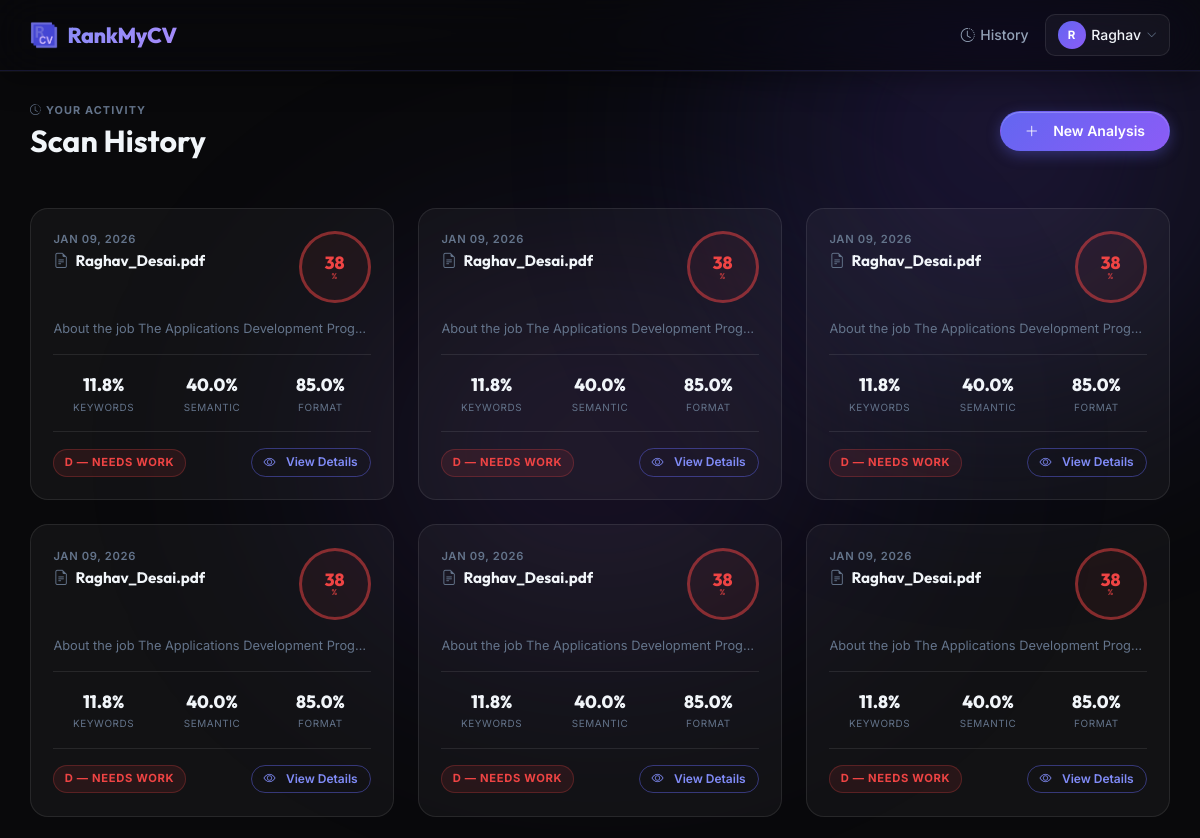
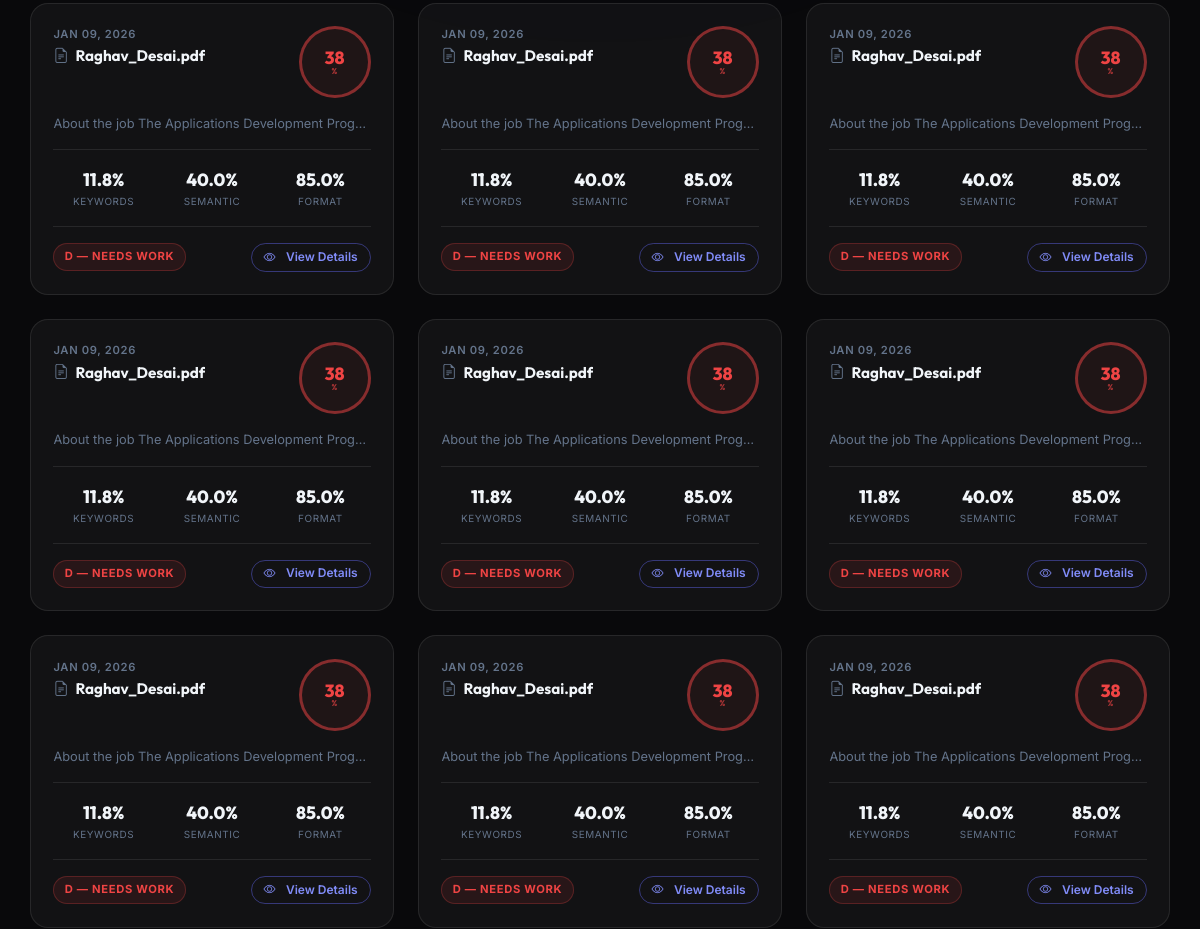
Before: /history/ (signed in, upper part) with the older database file (2 pictures, top to bottom).
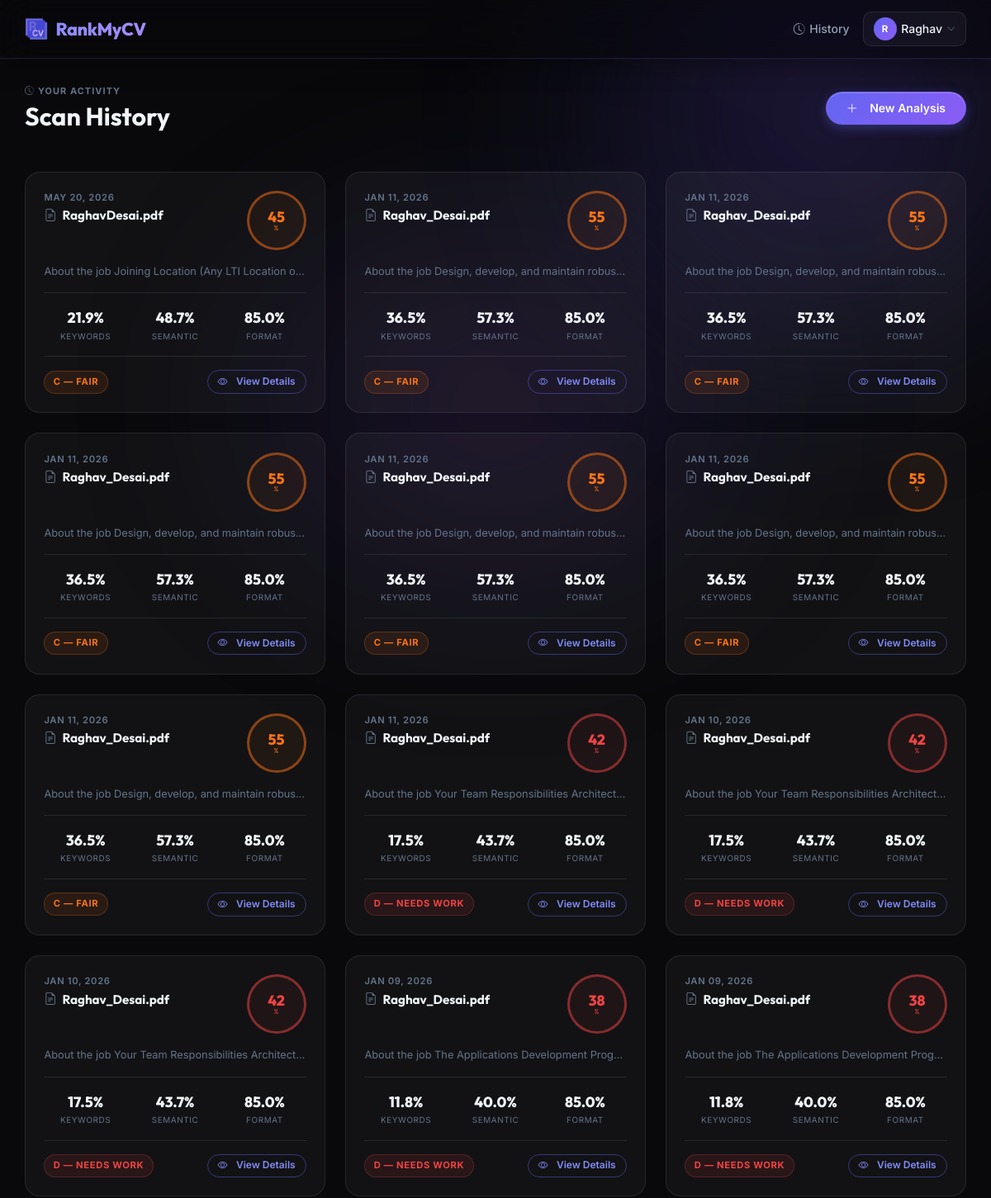
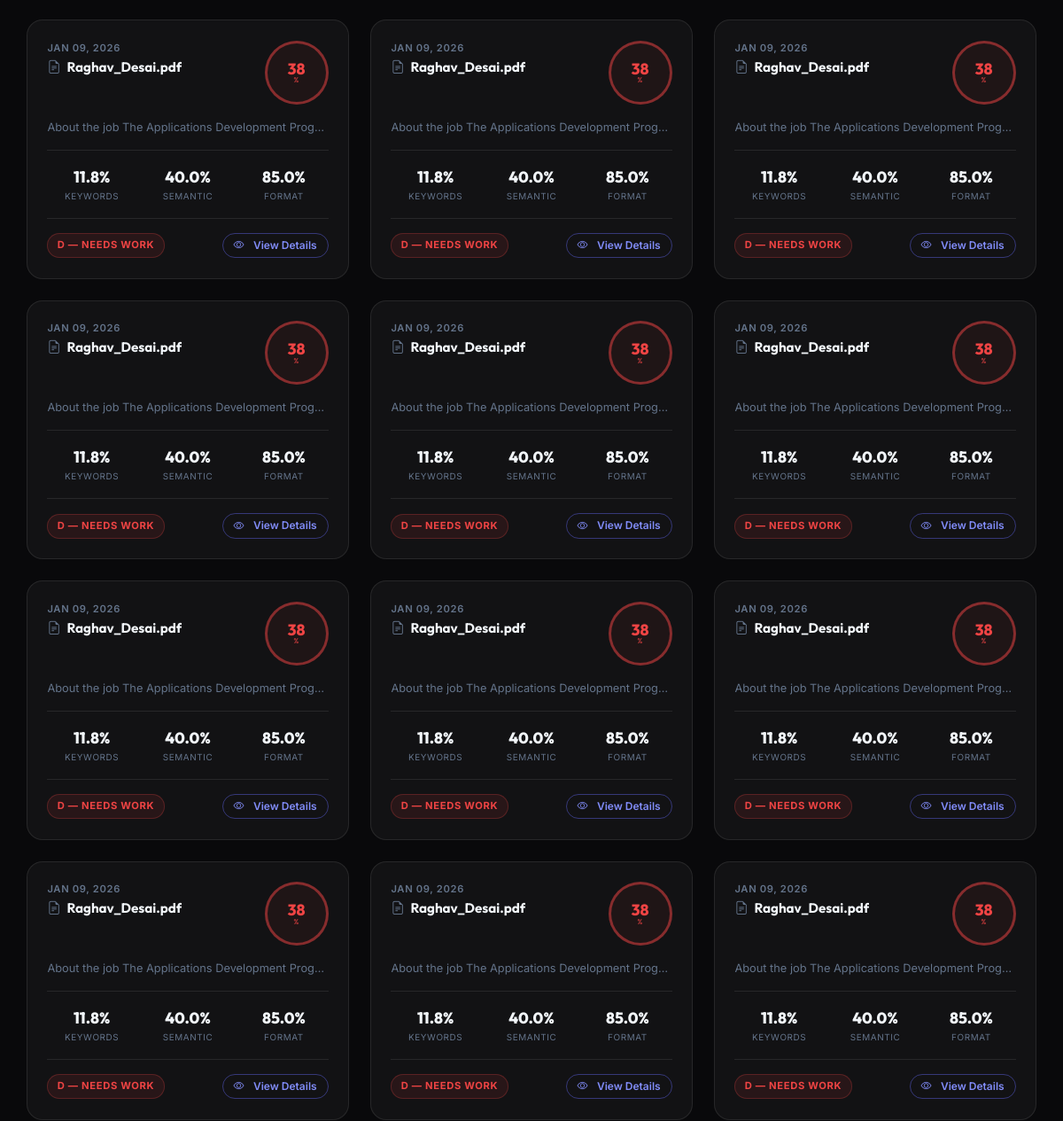
After: the same page with the newer database file (2 pictures, top to bottom).
### apps/analyzer/models.py (models this page shows, shortened)
class AnalysisResult(models.Model):
    user = models.ForeignKey(User, on_delete=models.CASCADE, null=True, blank=True)
    created_at = models.DateTimeField(auto_now_add=True)
    job_description_snippet = models.TextField(help_text="Snippet of JD for reference")
    job_description_full = models.TextField(default="", blank=True, help_text="Full JD text for AI features")
    resume_filename = models.CharField(max_length=255)
    final_score = models.FloatField()
    keyword_score = models.FloatField()
    semantic_score = models.FloatField()
    formatting_score = models.FloatField()
    full_text = models.TextField(default="", blank=True)
    data = models.JSONField(default=dict)
    class Meta:
        ordering = ['-created_at']

### apps/analyzer/views.py (the view)
# urls.py: path('history/', AnalysisHistoryView.as_view(), name='history'),
class AnalysisHistoryView(LoginRequiredMixin, ListView):
    model = AnalysisResult
    template_name = 'analyzer/history.html'
    context_object_name = 'object_list'
    def get_queryset(self):
        return AnalysisResult.objects.filter(user=self.request.user)

### apps/analyzer/templates/analyzer/history.html (shortened to what this page needs)
{% extends 'base.html' %}
{% block content %}
<div class="d-flex flex-wrap align-items-center justify-content-between gap-3 mb-5 animate-fade-in">
    <div>
        <p class="section-label mb-1"><i class="bi bi-clock-history me-1"></i>Your Activity</p>
        <h1 style="font-size:1.9rem;margin:0;">Scan History</h1>
    </div>
    <a href="{% url 'analyzer:home' %}" class="btn btn-primary rounded-pill px-4">
        <i class="bi bi-plus-lg me-2"></i>New Analysis
    </a>
</div>
<div class="row row-cols-1 row-cols-md-2 row-cols-xl-3 g-4 animate-slide-up">
    {% for scan in object_list %}
    {% with score=scan.final_score %}
    <div class="col">
        <div class="history-card">
            <div class="d-flex align-items-start justify-content-between gap-2 mb-3">
                <div style="min-width:0;">
                    <p style="font-size:0.7rem;color:var(--text-3);text-transform:uppercase;letter-spacing:0.06em;font-weight:600;margin:0 0 0.2rem;">
                        {{ scan.created_at|date:"M d, Y" }}
                    </p>
                    <h6 class="text-truncate mb-0" title="{{ scan.resume_filename }}"
                        style="font-weight:700;color:var(--text-1);font-size:0.95rem;">
                        <i class="bi bi-file-earmark-text me-1" style="color:var(--text-3);"></i>
                        {{ scan.resume_filename }}
                    </h6>
                </div>
                <div class="mini-score-ring flex-shrink-0
                    {% if score >= 90 %}ring-s
                    {% elif score >= 75 %}ring-a
                    {% elif score >= 60 %}ring-b
                    {% elif score >= 45 %}ring-c
                    {% else %}ring-d{% endif %}">
                    {{ score|floatformat:0 }}
                    <small>%</small>
                </div>
            </div>
            <p class="text-truncate mb-0"
                style="font-size:0.8rem;color:var(--text-3);line-height:1.5;" title="{{ scan.job_description_snippet }}">
                {{ scan.job_description_snippet }}
            </p>
            <div class="sub-score-row">
                <div class="sub-score-item">
                    <span class="val">{{ scan.keyword_score }}%</span>
                    <span class="lbl">Keywords</span>
                </div>
                <div class="sub-score-item">
                    <span class="val">{{ scan.semantic_score }}%</span>
                    <span class="lbl">Semantic</span>
                </div>
                <div class="sub-score-item">
                    <span class="val">{{ scan.formatting_score }}%</span>
                    <span class="lbl">Format</span>
                </div>
            </div>
            <div class="d-flex align-items-center justify-content-between mt-3 pt-3"
                style="border-top:1px solid var(--card-border);">
                <span style="
                    font-size:0.7rem;font-weight:700;text-transform:uppercase;letter-spacing:0.06em;
                    padding:0.25rem 0.65rem;border-radius:99px;
                    {% if score >= 90 %}color:var(--tier-s);background:rgba(34,197,94,0.1);border:1px solid rgba(34,197,94,0.25);
                    {% elif score >= 75 %}color:var(--tier-a);background:rgba(99,102,241,0.1);border:1px solid rgba(99,102,241,0.25);
                    {% elif score >= 60 %}color:var(--tier-b);background:rgba(245,158,11,0.1);border:1px solid rgba(245,158,11,0.25);
                    {% elif score >= 45 %}color:var(--tier-c);background:rgba(249,115,22,0.1);border:1px solid rgba(249,115,22,0.25);
                    {% else %}color:var(--tier-d);background:rgba(239,68,68,0.1);border:1px solid rgba(239,68,68,0.25);
                    {% endif %}">
                    {% if score >= 90 %}S — Outstanding
                    {% elif score >= 75 %}A — Strong
                    {% elif score >= 60 %}B — Good
                    {% elif score >= 45 %}C — Fair
                    {% else %}D — Needs Work{% endif %}
                </span>
                <a href="{% url 'analyzer:detail' scan.pk %}"
                    class="btn btn-outline-primary btn-sm rounded-pill"
                    style="font-size:0.75rem;">
                    <i class="bi bi-eye me-1"></i>View Details
                </a>
            </div>
        </div>
    </div>
    {% endwith %}
    {% endfor %}
</div>
{% endblock %}

### apps/core/templates/base.html (shortened to what this page needs)
{% load static %}
<!DOCTYPE html>
<html lang="en">
<head>
    <link rel="stylesheet" href="https://cdn.jsdelivr.net/npm/bootstrap-icons@1.11.1/font/bootstrap-icons.css">
    <link rel="stylesheet" href="{% static 'core/css/style.css' %}">
</head>
<body>
    <div class="ambient-glow" aria-hidden="true"></div>
    <nav class="navbar">
        <div class="container">
            <a class="navbar-brand" href="{% url 'analyzer:home' %}">
                <img src="{% static 'core/img/RankMyCV_favicon.png' %}" height="28" alt="RankMyCV">
                RankMyCV
            </a>
            <div class="navbar-collapse" id="navbarCollapse">
                <ul class="navbar-nav">
                    {% if user.is_authenticated %}
                    <li class="nav-item">
                        <a class="nav-link" href="{% url 'analyzer:history' %}">
                            <i class="bi bi-clock-history"></i> History
                        </a>
                    </li>
                    <li class="nav-item" style="position:relative;">
                        <button class="nav-link" id="userDropdownBtn" style="background:rgba(255,255,255,0.04);border:1px solid var(--card-border);border-radius:var(--radius-md);">
                            <span style="width:28px;height:28px;border-radius:50%;background:linear-gradient(135deg,var(--primary),var(--violet));display:inline-flex;align-items:center;justify-content:center;font-size:0.72rem;font-weight:700;color:#fff;flex-shrink:0;">
                                {{ user.username|first|upper }}
                            </span>
                            <span style="font-size:0.875rem;color:var(--text-1);">{{ user.username }}</span>
                            <i class="bi bi-chevron-down" style="font-size:0.65rem;color:var(--text-3);"></i>
                        </button>
                    </li>
                    {% endif %}
                </ul>
            </div>
        </div>
    </nav>
    <div style="height:70px;"></div>
    <main class="container" style="padding-top:2rem;padding-bottom:2rem;">
        {% block content %}{% endblock %}
    </main>
</body>
</html>

Changed rows visible on the page:
no longer on this page (row unchanged): AnalysisResult: created_at "JAN 09, 2026", resume_filename "Raghav_Desai.pdf", final_score "38", job_description_snippet "About the job The Applications Development Prog…", keyword_score "11.8", semantic_score "40.0", formatting_score "85.0", shows "D — NEEDS WORK"
added AnalysisResult: created_at "MAY 20, 2026", resume_filename "RaghavDesai.pdf", final_score "45", job_description_snippet "About the job Joining Location (Any LTI Location o…", keyword_score "21.9", semantic_score "48.7", formatting_score "85.0", shows "C — FAIR"
added AnalysisResult: created_at "JAN 11, 2026", resume_filename "Raghav_Desai.pdf", final_score "55", job_description_snippet "About the job Design, develop, and maintain robus…", keyword_score "36.5", semantic_score "57.3", formatting_score "85.0", shows "C — FAIR"
added AnalysisResult: created_at "JAN 11, 2026", resume_filename "Raghav_Desai.pdf", final_score "55", job_description_snippet "About the job Design, develop, and maintain robus…", keyword_score "36.5", semantic_score "57.3", formatting_score "85.0", shows "C — FAIR"
added AnalysisResult: created_at "JAN 11, 2026", resume_filename "Raghav_Desai.pdf", final_score "55", job_description_snippet "About the job Design, develop, and maintain robus…", keyword_score "36.5", semantic_score "57.3", formatting_score "85.0", shows "C — FAIR"
added AnalysisResult: created_at "JAN 11, 2026", resume_filename "Raghav_Desai.pdf", final_score "55", job_description_snippet "About the job Design, develop, and maintain robus…", keyword_score "36.5", semantic_score "57.3", formatting_score "85.0", shows "C — FAIR"
added AnalysisResult: created_at "JAN 11, 2026", resume_filename "Raghav_Desai.pdf", final_score "55", job_description_snippet "About the job Design, develop, and maintain robus…", keyword_score "36.5", semantic_score "57.3", formatting_score "85.0", shows "C — FAIR"
added AnalysisResult: created_at "JAN 11, 2026", resume_filename "Raghav_Desai.pdf", final_score "55", job_description_snippet "About the job Design, develop, and maintain robus…", keyword_score "36.5", semantic_score "57.3", formatting_score "85.0", shows "C — FAIR"
added AnalysisResult: created_at "JAN 11, 2026", resume_filename "Raghav_Desai.pdf", final_score "42", job_description_snippet "About the job Your Team Responsibilities Architect…", keyword_score "17.5", semantic_score "43.7", formatting_score "85.0", shows "D — NEEDS WORK"
added AnalysisResult: created_at "JAN 10, 2026", resume_filename "Raghav_Desai.pdf", final_score "42", job_description_snippet "About the job Your Team Responsibilities Architect…", keyword_score "17.5", semantic_score "43.7", formatting_score "85.0", shows "D — NEEDS WORK"
added AnalysisResult: created_at "JAN 10, 2026", resume_filename "Raghav_Desai.pdf", final_score "42", job_description_snippet "About the job Your Team Responsibilities Architect…", keyword_score "17.5", semantic_score "43.7", formatting_score "85.0", shows "D — NEEDS WORK"
